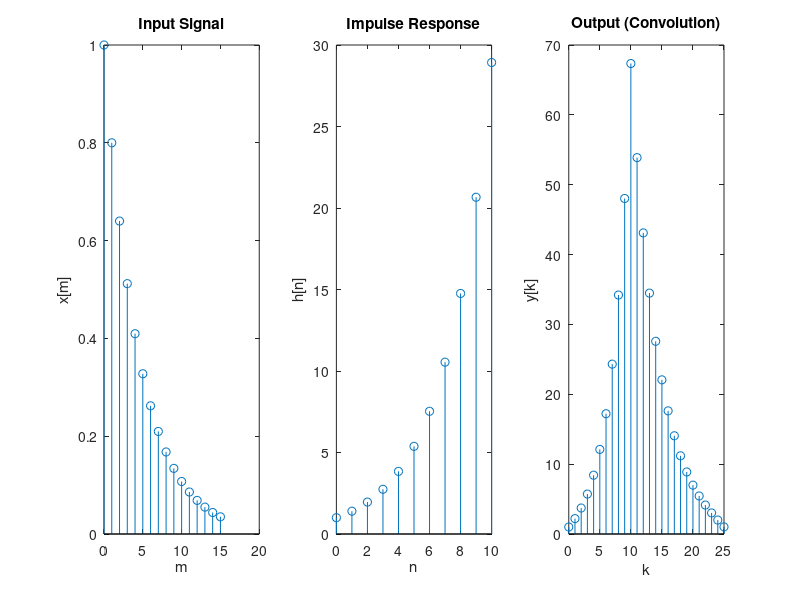
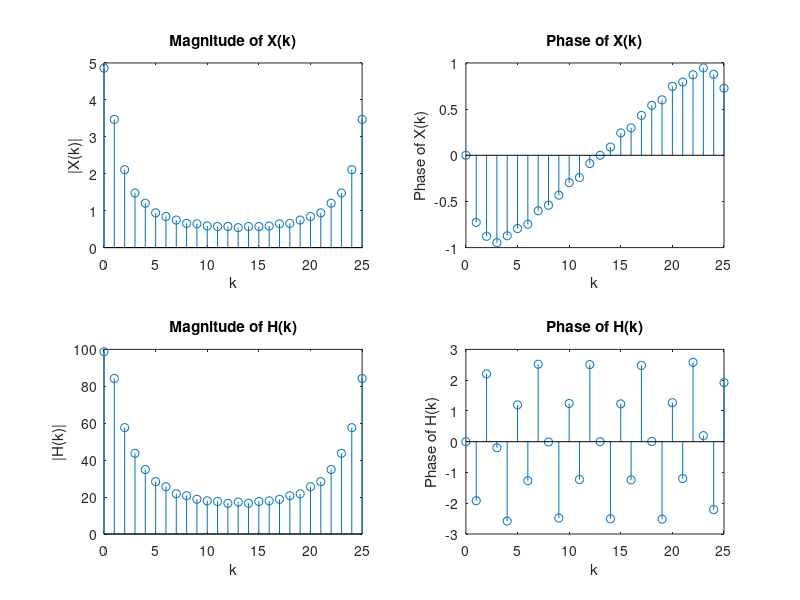
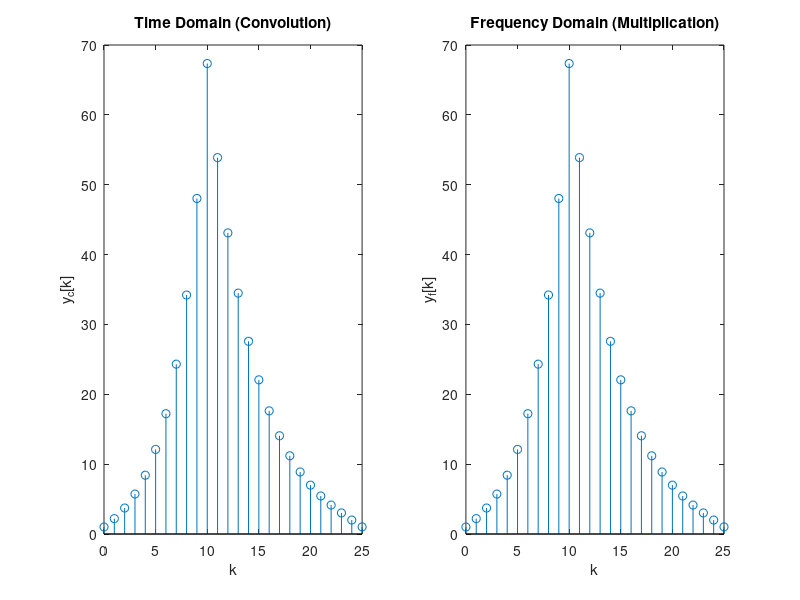

Reproduce these figures in MATLAB, in order.
clear all;
close all;
clc;

m = 0:15;
x = (0.8).^m;

n = 0:10;
h = (1.4).^n;

yc = conv(x, h);

L = length(x) + length(h) - 1;

figure;
subplot(1,3,1);
stem(m, x);
xlabel('m');
ylabel('x[m]');
title('Input Signal');

subplot(1,3,2);
stem(n, h);
xlabel('n');
ylabel('h[n]');
title('Impulse Response');

subplot(1,3,3);
stem(0:L-1, yc);
xlabel('k');
ylabel('y[k]');
title('Output (Convolution)');

X = fft(x, L);
H = fft(h, L);

figure;
subplot(2,2,1);
stem(0:L-1, abs(X));
xlabel('k');
ylabel('|X(k)|');
title('Magnitude of X(k)');

subplot(2,2,2);
stem(0:L-1, angle(X));
xlabel('k');
ylabel('Phase of X(k)');
title('Phase of X(k)');

subplot(2,2,3);
stem(0:L-1, abs(H));
xlabel('k');
ylabel('|H(k)|');
title('Magnitude of H(k)');

subplot(2,2,4);
stem(0:L-1, angle(H));
xlabel('k');
ylabel('Phase of H(k)');
title('Phase of H(k)');

Y = X .* H;
yf = ifft(Y, L);

figure;
subplot(1,2,1);
stem(0:L-1, yc);
xlabel('k');
ylabel('y_c[k]');
title('Time Domain (Convolution)');

subplot(1,2,2);
stem(0:L-1, real(yf));
xlabel('k');
ylabel('y_f[k]');
title('Frequency Domain (Multiplication)');

diff = max(abs(yc - real(yf)));
fprintf('Maximum difference: %.15e\n', diff);
